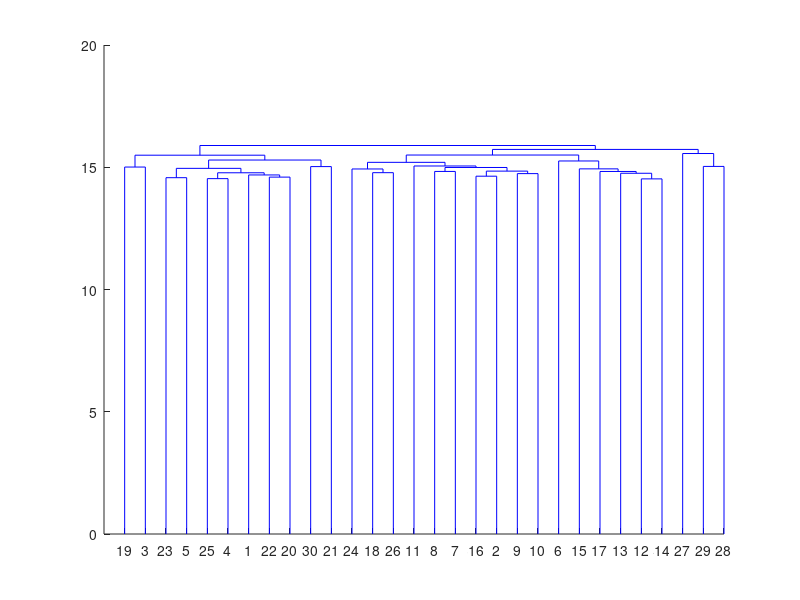

Write the MATLAB code that produced this figure. (Note: this script raises an error after producing the figure.)
% load data
load('d.mat');

% number of unique words
w = 103;
% number of speakers
s = 10;

Z = linkage(d, 'weighted');
figure;
dendrogram(Z);

%% cluster by word (hopefully)
T_W = cluster(Z, 'maxclust', w);

S_W = reshape(T_W, w, s);

%evaluate this clustering
[word_accuracy, word_mapping] = evaluate(T_W, repmat([1:w]',s,1));
word_accuracy

%{
%Find cluster each word is being put into
C_W = mode(S_W,2);
%find how many speakers' words were put into that cluster
SC_W = sum(S_W==repmat(C_W,1,s),2);
%Compute average accuracy
average_accuracy_words = mean(SC_W/s)
%}

%%  cluster by gender (hopefully)
T_S = cluster(Z, 'maxclust', 2);

%evaluate this clustering
[gender_accuracy, gender_mapping] = evaluate(T_S, [repmat('f',w,1);repmat('f',w,1);repmat('m',w,1);repmat('m',w,1);repmat('f',w,1);repmat('m',w,1);repmat('f',w,1);repmat('m',w,1);repmat('m',w,1);repmat('f',w,1)]);
gender_accuracy

%{
%%  cluster by speaker (hopefully)
T_S = cluster(Z, 'maxclust', 2);

S_S = reshape(T_S, w, s);

%Find cluster each word is being put into
C_S = mode(S_S,1);
%find how many speakers' words were put into that cluster
SC_S = sum(S_S==repmat(C_S,m,1),1);
%Compute average accuracy
average_accuracy_speakers = mean(SC_W/m)
%}